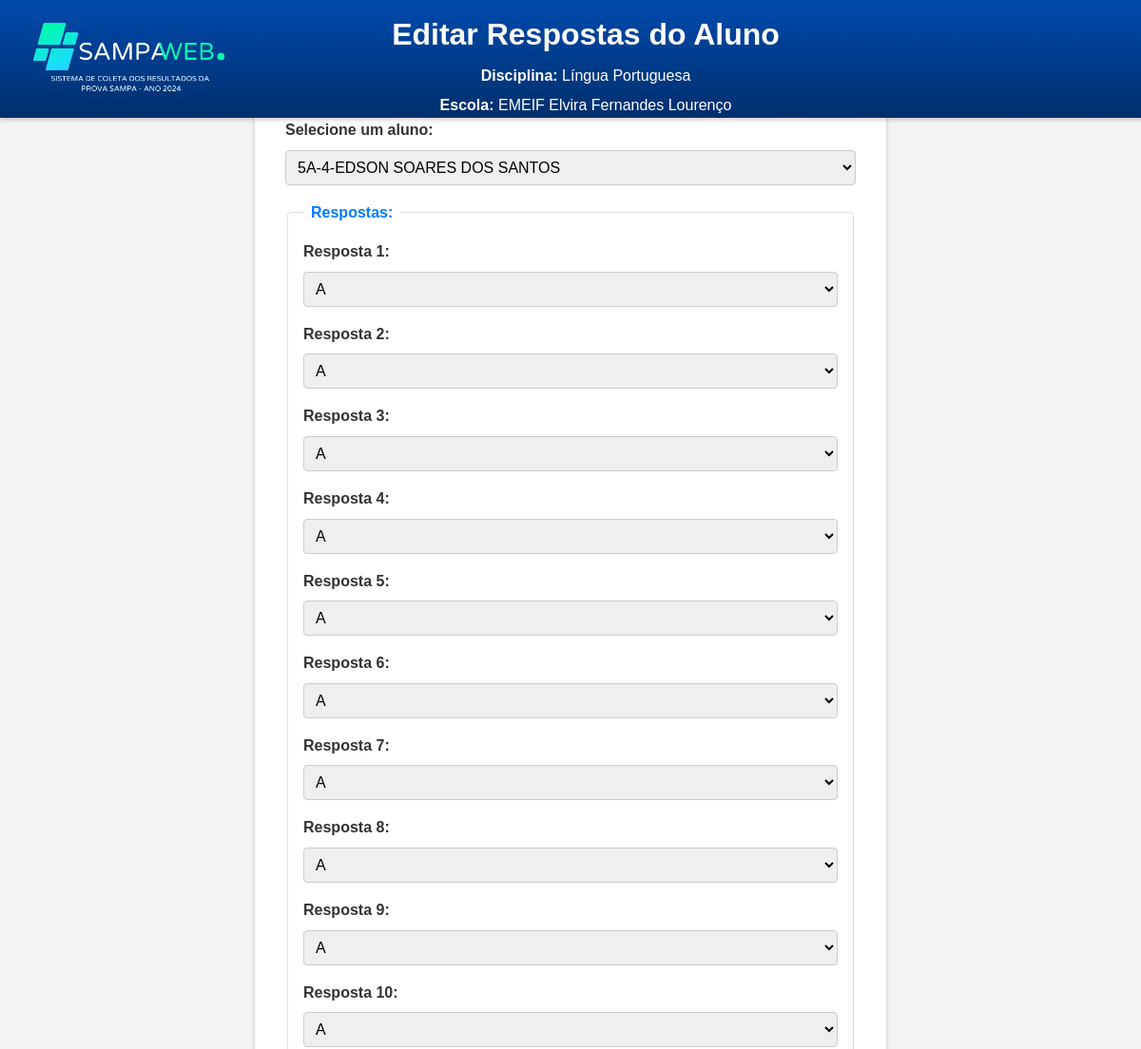
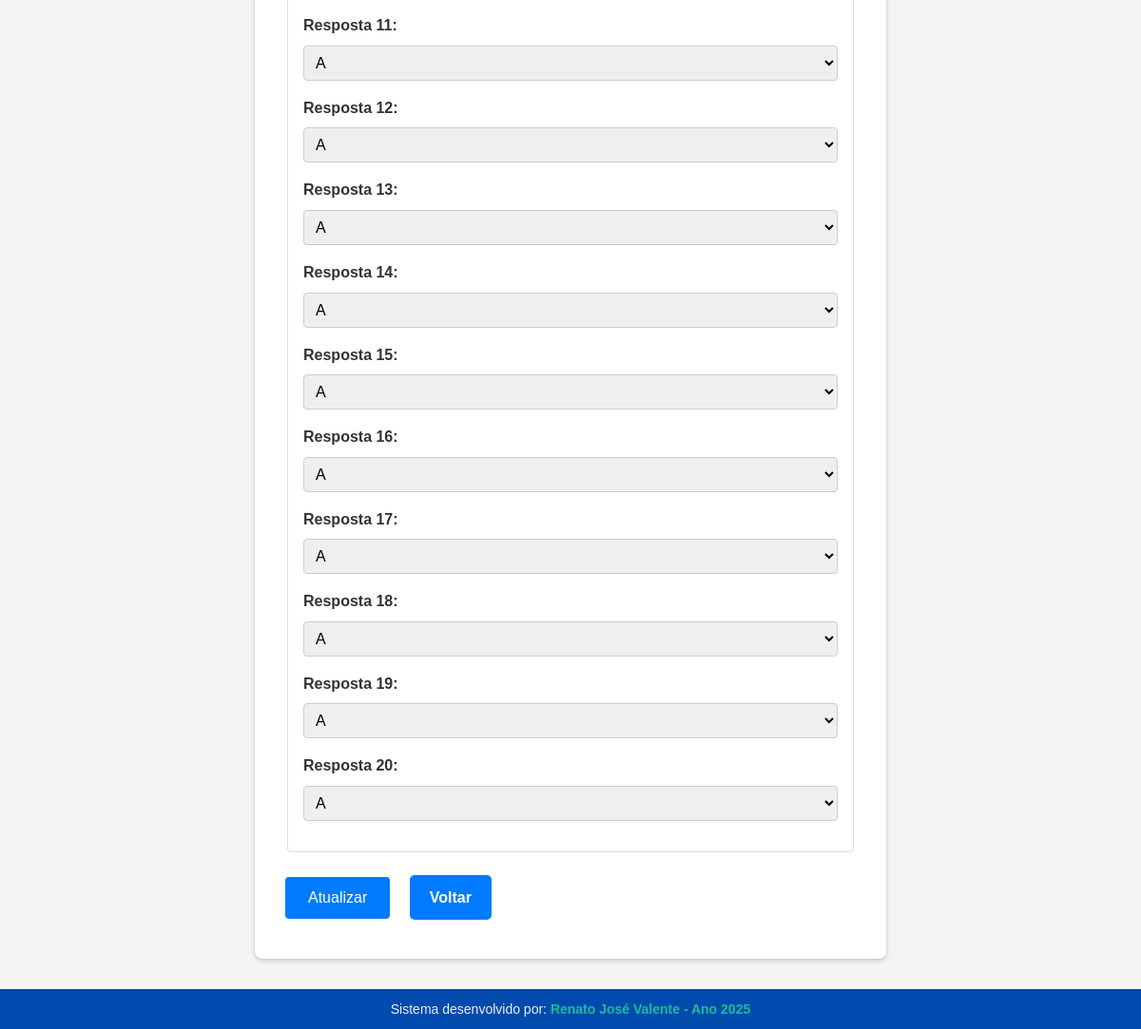
The app's page /prova_LP_Elvira/editarResp.php?idAluno=4 (signed in) with its own data (2 pictures, top to bottom).
### tables this page shows
CREATE TABLE `escola` (
  `idEscola` int(11) NOT NULL,
  `nomeEscola` varchar(100) NOT NULL
);

CREATE TABLE `questoes_lp` (
  `idQuestao` int(11) NOT NULL,
  `idAluno` int(11) NOT NULL,
  `idDisciplina` int(11) NOT NULL,
  `idEscola` int(11) NOT NULL,
  `resposta1` char(1) DEFAULT NULL,
  `resposta2` char(1) DEFAULT NULL,
  `resposta3` char(1) DEFAULT NULL,
  `resposta4` char(1) DEFAULT NULL,
  `resposta5` char(1) DEFAULT NULL,
  `resposta6` char(1) DEFAULT NULL,
  `resposta7` char(1) DEFAULT NULL,
  `resposta8` char(1) DEFAULT NULL,
  `resposta9` char(1) DEFAULT NULL,
  `resposta10` char(1) DEFAULT NULL,
  `resposta11` char(1) DEFAULT NULL,
  `resposta12` char(1) DEFAULT NULL,
  `resposta13` char(1) DEFAULT NULL,
  `resposta14` char(1) DEFAULT NULL,
  `resposta15` char(1) DEFAULT NULL,
  `resposta16` char(1) DEFAULT NULL,
  `resposta17` char(1) DEFAULT NULL,
  `resposta18` char(1) DEFAULT NULL,
  `resposta19` char(1) DEFAULT NULL,
  `resposta20` char(1) DEFAULT NULL
);

### prova_LP_Elvira/editarResp.php (the view, shortened to what this page needs)
<?php
    if(isset($_SESSION['email'])){
?>
<?php
$conn = ConexaoPDO::getInstance();
$queryEscola = "SELECT idEscola, nomeEscola FROM Escola WHERE idEscola = 1";
$resultEscola = $conn->query($queryEscola)->fetch(PDO::FETCH_ASSOC);
$idAluno = $_GET['idAluno'] ?? null;
$respostas = [];
if ($idAluno) {
    $queryQuestoes = "SELECT * FROM Questoes_lp WHERE idAluno = ?";
    $stmtQuestoes = $conn->prepare($queryQuestoes);
    $stmtQuestoes->execute([$idAluno]);
    $respostas = $stmtQuestoes->fetch(PDO::FETCH_ASSOC);
}
$queryAlunos = "SELECT idAluno, nomeAluno FROM Aluno WHERE idEscola = 1";
$resultAlunos = $conn->query($queryAlunos);
?>
<!DOCTYPE html>
<html lang="pt-BR">
<head>
    <link rel="stylesheet" href="../estilo/estilo.css">
</head>
<body>
    <header>
        <img src="../imagens/sampaweb_logo2.png" alt="Logo" class="logo">
        <h1>Editar Respostas do Aluno</h1>
        <p><strong>Disciplina:</strong> Língua Portuguesa</p>
        <p><strong>Escola:</strong> <?= $resultEscola['nomeEscola'] ?></p>
    </header>
    <form method="POST" action="">
        <label for="idAluno">Selecione um aluno:</label>
        <select name="idAluno" id="idAluno" onchange="location = '?idAluno=' + this.value" required>
            <?php while ($row = $resultAlunos->fetch(PDO::FETCH_ASSOC)): ?>
                <option value="<?= $row['idAluno'] ?>" <?= isset($idAluno) && $idAluno == $row['idAluno'] ? 'selected' : '' ?>><?= $row['nomeAluno'] ?></option>
            <?php endwhile; ?>
        </select>
        <?php if (!empty($respostas)): ?>
            <fieldset>
                <legend>Respostas:</legend>
                <?php for ($i = 1; $i <= 20; $i++): ?>
                    <label for="resposta<?= $i ?>">Resposta <?= $i ?>:</label>
                    <select name="resposta<?= $i ?>" id="resposta<?= $i ?>" required>
                        <option value="A" <?= $respostas["resposta$i"] == "A" ? "selected" : "" ?>>A</option>
                    </select>
                    <br>
                <?php endfor; ?>
            </fieldset>
            <button type="submit" name="atualizar">Atualizar</button>
            <a href="inserirResp.php" class="linkacesso-link">Voltar</a>
        <?php else: ?>
            <p>Selecione um aluno para editar as respostas.</p>
        <?php endif; ?>
    </form>
    <footer>
        <p>Sistema desenvolvido por: <strong>Renato José Valente - Ano 2025</strong></p>
    </footer>
</body>
</html>
<?php
    }else{
    ?>
    echo "<script>alert('Acesse a página de Login!!!'); location.href='../login.php';</script>";
 <?php
}
 ?>

### estilo/estilo.css (style rules this page uses)
body, h1, p, label, select, input, button, a { margin: 0; padding: 0; box-sizing: border-box; }
body { font-family: Arial, sans-serif; background-color: #f4f4f4; color: #333; line-height: 1.6; margin: 0; padding-top: 60px; }
header { background: linear-gradient(to bottom, #004aad, #002f6c); color: white; padding: 0.5em 1em; text-align: center; position: fixed; top: 0; width: 100%; z-index: 1000; box-shadow: 0 2px 5px rgba(0, 0, 0, 0.2); height: 108px; }
header .logo { position: absolute; top: 10px; left: 20px; height: 100px; width: auto; }
header h1 { margin-top: 0.1em; font-size: 2.0em; }
header p { font-size: 1em; margin: 0.3em 0 0; }
form { background: white; max-width: 600px; margin: 2em auto; padding: 2em; border-radius: 8px; box-shadow: 0 2px 5px rgba(0, 0, 0, 0.2); }
form label { display: block; margin-bottom: 0.5em; font-weight: bold; }
form select, form input[type="text"] { width: 100%; padding: 0.5em; margin-bottom: 1em; border: 1px solid #ccc; border-radius: 4px; font-size: 1em; }
fieldset { border: 1px solid #ddd; padding: 1em; margin-bottom: 1em; border-radius: 4px; }
fieldset legend { font-weight: bold; color: #007BFF; padding: 0 0.5em; }
form button { display: inline-block; padding: 0.8em 1.5em; font-size: 1em; color: white; background-color: #007BFF; border: none; border-radius: 4px; cursor: pointer; margin-right: 1em; transition: background-color 0.3s; }
form a { text-decoration: none; color: #007BFF; font-weight: bold; transition: color 0.3s; }
a { text-decoration: none; color: inherit; }
button { background-color: #007BFF; color: #fff; border: none; padding: 10px 20px; font-size: 1em; border-radius: 5px; cursor: pointer; margin: 10px 0; }
footer { background-color: #004aad; color: #ecf0f1; text-align: center; padding: 10px 0; font-size: 14px; margin-top: 20px; }
footer p { margin: 0; }
footer strong { color: #1abc9c; }
.linkacesso-link { display: inline-block; padding: 10px 20px; font-size: 16px; color: white; background-color: #007BFF; text-decoration: none; border-radius: 5px; border: 1px solid transparent; transition: background-color 0.3s, border-color 0.3s; }

### records on screen
escola: nomeEscola "EMEIF Elvira Fernandes Lourenço"
questoes_lp: resposta1 "A", resposta2 "A", resposta3 "A", resposta4 "A", resposta5 "A", resposta6 "A", resposta7 "A", resposta8 "A", resposta9 "A", resposta10 "A", resposta11 "A", resposta12 "A", resposta13 "A", resposta14 "A", resposta15 "A", resposta16 "A", resposta17 "A", resposta18 "A", resposta19 "A", resposta20 "A"

### other values on screen
form field idAluno "5A-4-EDSON SOARES DOS SANTOS"
